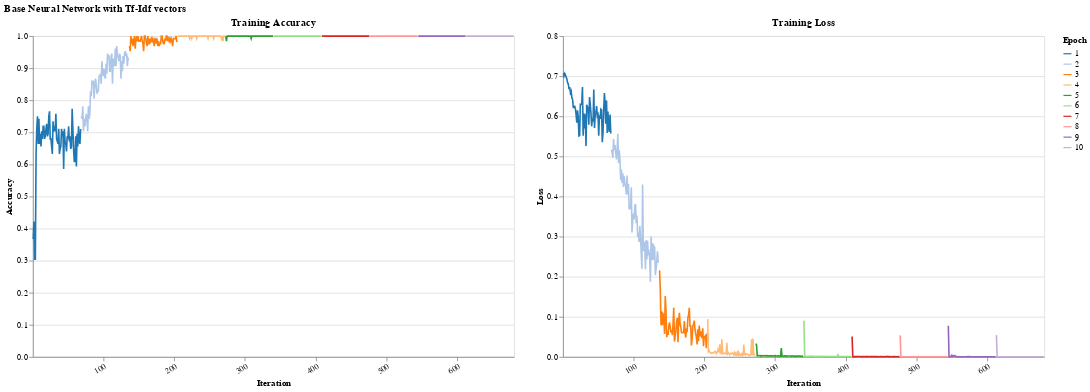

Notebook code cell kept with this figure:
### Code cell
# Drop out

print("Train model")
models_dir = Path('models/es')

if not models_dir.exists():
    models_dir.mkdir(parents=True, exist_ok=True)

train_config = TrainConfig(
    num_epochs      = 10,
    early_stop      = False,
    violation_limit = 5,
    optimizer_params= {"lr": 0.001, "weight_decay": 0.01, }
)

dataloader = DataLoader(train_data_nn, batch_size=128, shuffle=True)

USE_CACHE = False

model_nn = NeuralNetwork(
    input_size=len(tfidf_encoder.vocabulary_),
    hidden_size=128,
    dropout=0.5,
    device='cuda'
)

if (models_dir / 'model_nn.pt').exists() and USE_CACHE:
    model_nn = load_model(model_nn, models_dir, 'model_nn')
else:
    model_nn.fit(dataloader, train_config, disable_progress_bar=False)
    save_model(model_nn, models_dir, "model_nn")


with torch.no_grad():
    # X_test = torch.stack([dta[0] for dta in test])
    X_test = torch.stack([test[0] for test in test_data_nn]).cpu()
    y_test = torch.stack([test[1] for test in test_data_nn]).cpu()
    y_pred = model_nn.predict(X_test).cpu()


print(precision_recall_fscore_support(y_test, y_pred, average='binary'))
print("AUC", roc_auc_score(y_test, y_pred))

# Plot training accuracy and loss side-by-side
plot_results(model_nn, train_config, dataloader)

### Figure 1 — Vega-Lite specification as saved in the notebook (floating-point values rounded to 4 significant figures; data arrays with more than 128 entries replaced by an {"elided": "..."} marker saying what was removed)
{"config": {"view": {"continuousWidth": 300, "continuousHeight": 300}}, "hconcat": [{"mark": {"type": "line"}, "encoding": {"color": {"field": "epoch", "scale": {"scheme": "category20"}, "title": "Epoch", "type": "nominal"}, "x": {"axis": {"labelAngle": -30, "title": "Iteration", "values": [0, 100, 200, 300, 400, 500, 600]}, "field": "iteration", "type": "nominal"}, "y": {"axis": {"title": "Accuracy"}, "field": "training_acc", "type": "quantitative"}}, "height": 400, "title": "Training Accuracy", "width": 600}, {"mark": {"type": "line"}, "encoding": {"color": {"field": "epoch", "scale": {"scheme": "category20"}, "title": "Epoch", "type": "nominal"}, "x": {"axis": {"labelAngle": -30, "title": "Iteration", "values": [0, 100, 200, 300, 400, 500, 600]}, "field": "iteration", "type": "nominal"}, "y": {"axis": {"title": "Loss"}, "field": "training_loss", "type": "quantitative"}}, "height": 400, "title": "Training Loss", "width": 600}], "data": {"name": "data-9d2aa62391603ae00793e0086c890fca"}, "title": "Base Neural Network with Tf-Idf vectors", "$schema": "https://vega.github.io/schema/vega-lite/v5.17.0.json", "datasets": {"data-9d2aa62391603ae00793e0086c890fca": {"elided": "680 records"}}}
